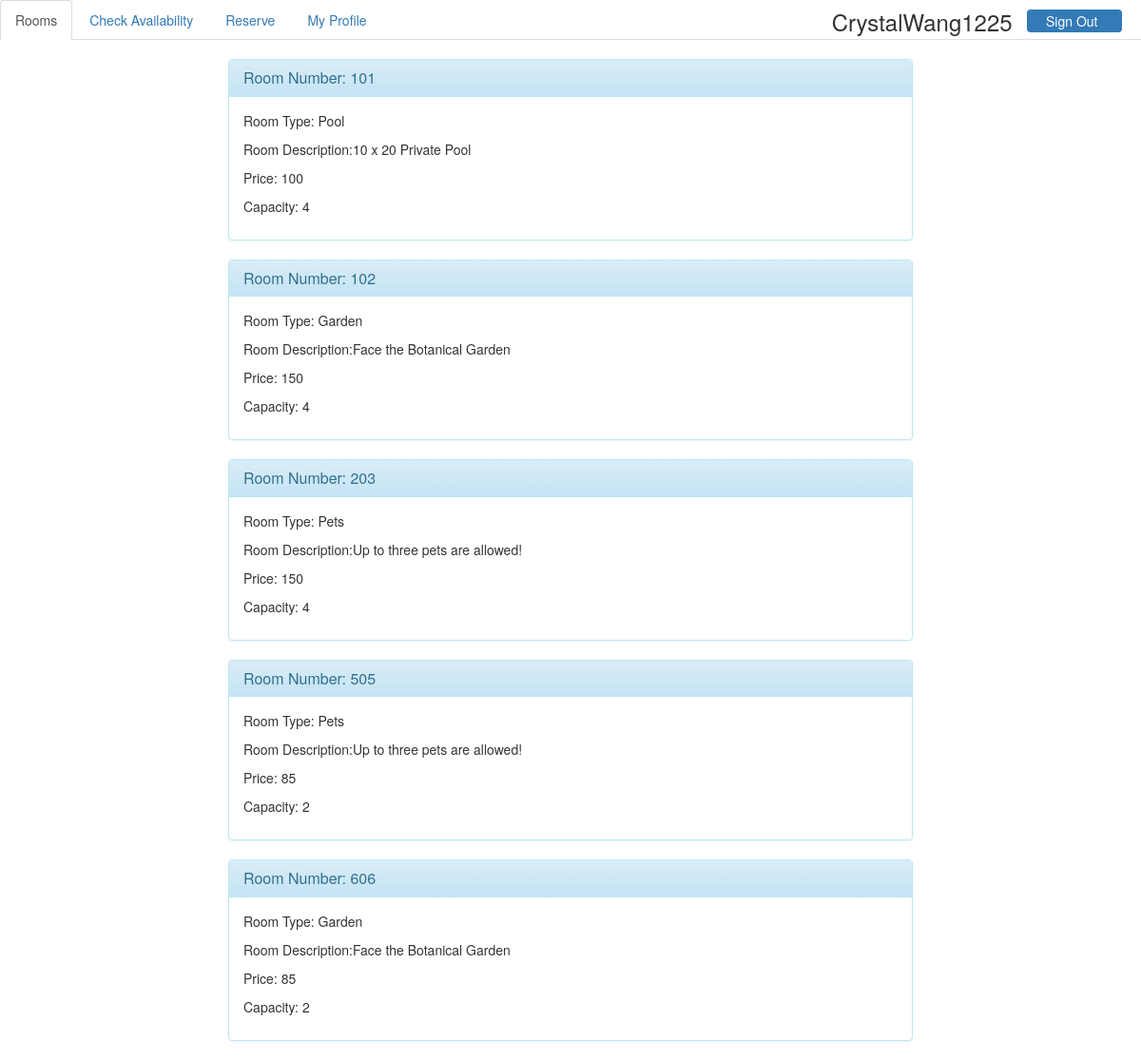
/rooms (signed in), run on the app's committed database.
### hotel/models.py (models this page shows, shortened)
class Rooms(db.Model):
    room_number = db.Column(db.Integer,primary_key=True)
    room_type = db.Column(db.Integer,db.ForeignKey('room_type.tid'))
    cost = db.Column(db.Integer)
    capacity = db.Column(db.Integer)
    status = db.Column(db.String(100))

class Room_type(db.Model):
    tid = db.Column(db.Integer,primary_key=True,autoincrement=True)
    type_name = db.Column(db.String(100))
    description = db.Column(db.String(1000))

### hotel/views.py (the view)
@app.route('/rooms')
def show_rooms():
    if session['user_available']:
        rooms = Rooms.query.all()
        room_type = Room_type.query.all()
        return render_template('rooms.html', rooms=rooms, room_type=room_type)
    flash('User is not Authenticated')
    return redirect(url_for('index'))

### hotel/templates/rooms.html (shortened to what this page needs)
<!DOCTYPE html>
<html lang="en">
  <head>
    <link href="../static/bootstrap/css/bootstrap.min.css" rel="stylesheet">
    <link rel="stylesheet" href="../static/bootstrap/css/bootstrap-theme.min.css">
    <link rel="stylesheet" type="text/css" href="../static/css/styles.css">
  </head>
<body>
<div id="us">
<ul class="nav nav-pills">
  <li><h3> {{session['current_user']}} &nbsp</h3></li>
  <li role="presentation" class="active" id="signout"><a href="/logout">Sign Out</a></li>
 </ul>
</div>
<div>
<ul class="nav nav-tabs">
  <li role="presentation" class="active"><a href="">Rooms</a></li>
  <li role="presentation"><a href="/available">Check Availability</a></li>
  <li role="presentation"><a href="/reserve">Reserve</a></li>
  <li role="presentation"><a href="/about_user">My Profile</a></li>
</ul>
</div>
<div class="ps">
{% for i in rooms %}
<div class="panel panel-info">
  <div class="panel-heading">
    <div><h3 class="panel-title">Room Number: {{i.room_number}}</h3></div>
  </div>
  <div class="panel-body">
      {% for j in room_type %}
          {% if i.room_type == j.tid %}
            <p>Room Type: {{ j.type_name }}</p>
            <p>Room Description:{{ j.description }}</p>
      <p>Price: {{i.cost}}</p>
      <p>Capacity: {{i.capacity}}</p>
  </div>
</div>
{% endif%}
{% endfor %}
{% endfor %}
</div>
</body>
</html>

### hotel/static/css/styles.css (style rules this page uses)
#us { float: right; }

### hotel/templates/rooms.html (style rules this page uses)
#us { float: right; margin-right: 20px; margin-top: 10px; }
#us h3 { margin: 0 0 0 0; }
.ps { width: 60%; margin-top: 20px; margin-left: 20% }
#signout { width: 100px; height: 20px; }
#signout a { padding: 2px 0px 2px 20px; }

### data on the page
Rooms: room_number "101", cost "100", capacity "4"
Room_type: type_name "Pool", description "10 x 20 Private Pool"
Rooms: room_number "102", cost "150", capacity "4"
Room_type: type_name "Garden", description "Face the Botanical Garden"
Rooms: room_number "203", cost "150", capacity "4"
Room_type: type_name "Pets", description "Up to three pets are allowed!"
Rooms: room_number "505", cost "85", capacity "2"
Rooms: room_number "606", cost "85", capacity "2"

### other printed values
{{ session['current_user'] }} "CrystalWang1225"
